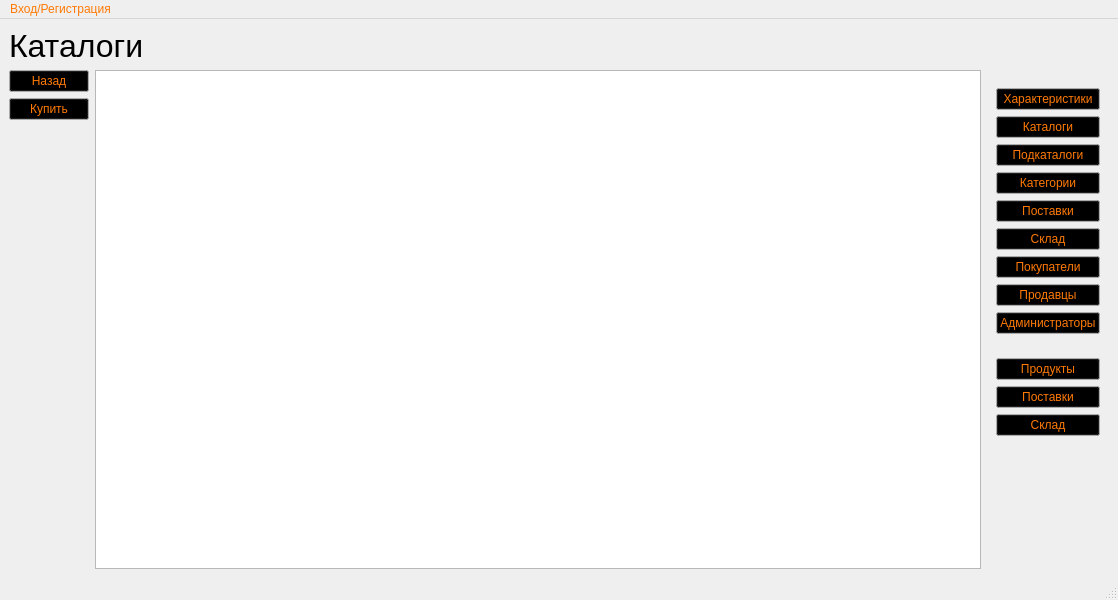
<?xml version="1.0" encoding="UTF-8"?>
<ui version="4.0">
 <class>Bstore</class>
 <widget class="QMainWindow" name="Bstore">
  <property name="geometry">
   <rect>
    <x>0</x>
    <y>0</y>
    <width>1118</width>
    <height>600</height>
   </rect>
  </property>
  <property name="palette">
   <palette>
    <active>
     <colorrole role="Button">
      <brush brushstyle="SolidPattern">
       <color alpha="255">
        <red>0</red>
        <green>0</green>
        <blue>0</blue>
       </color>
      </brush>
     </colorrole>
     <colorrole role="Text">
      <brush brushstyle="SolidPattern">
       <color alpha="255">
        <red>106</red>
        <green>0</green>
        <blue>79</blue>
       </color>
      </brush>
     </colorrole>
     <colorrole role="ButtonText">
      <brush brushstyle="SolidPattern">
       <color alpha="255">
        <red>255</red>
        <green>122</green>
        <blue>5</blue>
       </color>
      </brush>
     </colorrole>
     <colorrole role="PlaceholderText">
      <brush brushstyle="SolidPattern">
       <color alpha="128">
        <red>106</red>
        <green>0</green>
        <blue>79</blue>
       </color>
      </brush>
     </colorrole>
    </active>
    <inactive>
     <colorrole role="Button">
      <brush brushstyle="SolidPattern">
       <color alpha="255">
        <red>0</red>
        <green>0</green>
        <blue>0</blue>
       </color>
      </brush>
     </colorrole>
     <colorrole role="Text">
      <brush brushstyle="SolidPattern">
       <color alpha="255">
        <red>106</red>
        <green>0</green>
        <blue>79</blue>
       </color>
      </brush>
     </colorrole>
     <colorrole role="ButtonText">
      <brush brushstyle="SolidPattern">
       <color alpha="255">
        <red>255</red>
        <green>122</green>
        <blue>5</blue>
       </color>
      </brush>
     </colorrole>
     <colorrole role="PlaceholderText">
      <brush brushstyle="SolidPattern">
       <color alpha="128">
        <red>106</red>
        <green>0</green>
        <blue>79</blue>
       </color>
      </brush>
     </colorrole>
    </inactive>
    <disabled>
     <colorrole role="Button">
      <brush brushstyle="SolidPattern">
       <color alpha="255">
        <red>0</red>
        <green>0</green>
        <blue>0</blue>
       </color>
      </brush>
     </colorrole>
     <colorrole role="Text">
      <brush brushstyle="SolidPattern">
       <color alpha="255">
        <red>120</red>
        <green>120</green>
        <blue>120</blue>
       </color>
      </brush>
     </colorrole>
     <colorrole role="ButtonText">
      <brush brushstyle="SolidPattern">
       <color alpha="255">
        <red>120</red>
        <green>120</green>
        <blue>120</blue>
       </color>
      </brush>
     </colorrole>
     <colorrole role="PlaceholderText">
      <brush brushstyle="SolidPattern">
       <color alpha="128">
        <red>0</red>
        <green>0</green>
        <blue>0</blue>
       </color>
      </brush>
     </colorrole>
    </disabled>
   </palette>
  </property>
  <property name="windowTitle">
   <string>Builtmat</string>
  </property>
  <widget class="QWidget" name="centralwidget">
   <layout class="QGridLayout" name="gridLayout">
    <item row="1" column="0">
     <layout class="QVBoxLayout" name="verticalLayout_4">
      <item>
       <widget class="QPushButton" name="pushButton_back">
        <property name="text">
         <string>Назад</string>
        </property>
       </widget>
      </item>
      <item>
       <widget class="QPushButton" name="pushButton_buy">
        <property name="text">
         <string>Купить</string>
        </property>
       </widget>
      </item>
      <item>
       <layout class="QVBoxLayout" name="verlay_category"/>
      </item>
      <item>
       <spacer name="verticalSpacer_2">
        <property name="orientation">
         <enum>Qt::Vertical</enum>
        </property>
        <property name="sizeHint" stdset="0">
         <size>
          <width>20</width>
          <height>40</height>
         </size>
        </property>
       </spacer>
      </item>
     </layout>
    </item>
    <item row="1" column="1">
     <widget class="QTableWidget" name="tableWidget">
      <property name="autoScroll">
       <bool>true</bool>
      </property>
      <property name="editTriggers">
       <set>QAbstractItemView::NoEditTriggers</set>
      </property>
      <property name="selectionMode">
       <enum>QAbstractItemView::NoSelection</enum>
      </property>
      <property name="verticalScrollMode">
       <enum>QAbstractItemView::ScrollPerPixel</enum>
      </property>
      <property name="showGrid">
       <bool>false</bool>
      </property>
      <attribute name="horizontalHeaderVisible">
       <bool>false</bool>
      </attribute>
      <attribute name="verticalHeaderVisible">
       <bool>false</bool>
      </attribute>
     </widget>
    </item>
    <item row="1" column="2">
     <widget class="QWidget" name="widget" native="true">
      <property name="sizePolicy">
       <sizepolicy hsizetype="Preferred" vsizetype="Preferred">
        <horstretch>0</horstretch>
        <verstretch>0</verstretch>
       </sizepolicy>
      </property>
      <layout class="QVBoxLayout" name="verticalLayout_2">
       <property name="leftMargin">
        <number>0</number>
       </property>
       <property name="rightMargin">
        <number>0</number>
       </property>
       <item>
        <widget class="QWidget" name="widget_admin" native="true">
         <layout class="QVBoxLayout" name="verticalLayout">
          <item>
           <widget class="QPushButton" name="pushButton_feature">
            <property name="text">
             <string>Характеристики</string>
            </property>
           </widget>
          </item>
          <item>
           <widget class="QPushButton" name="pushButton_catalog">
            <property name="text">
             <string>Каталоги</string>
            </property>
           </widget>
          </item>
          <item>
           <widget class="QPushButton" name="pushButton_subcat">
            <property name="text">
             <string>Подкаталоги</string>
            </property>
           </widget>
          </item>
          <item>
           <widget class="QPushButton" name="pushButton_category">
            <property name="text">
             <string>Категории</string>
            </property>
           </widget>
          </item>
          <item>
           <widget class="QPushButton" name="pushButton_supply">
            <property name="text">
             <string>Поставки</string>
            </property>
           </widget>
          </item>
          <item>
           <widget class="QPushButton" name="pushButton_storage">
            <property name="text">
             <string>Склад</string>
            </property>
           </widget>
          </item>
          <item>
           <widget class="QPushButton" name="pushButton_clients">
            <property name="text">
             <string>Покупатели</string>
            </property>
           </widget>
          </item>
          <item>
           <widget class="QPushButton" name="pushButton_sellers">
            <property name="text">
             <string>Продавцы</string>
            </property>
           </widget>
          </item>
          <item>
           <widget class="QPushButton" name="pushButton_admins">
            <property name="text">
             <string>Администраторы</string>
            </property>
           </widget>
          </item>
         </layout>
        </widget>
       </item>
       <item>
        <widget class="QWidget" name="widget_provider" native="true">
         <layout class="QVBoxLayout" name="verticalLayout_3">
          <item>
           <widget class="QPushButton" name="pushButton_prod">
            <property name="text">
             <string>Продукты</string>
            </property>
           </widget>
          </item>
          <item>
           <widget class="QPushButton" name="pushButton_sup">
            <property name="text">
             <string>Поставки</string>
            </property>
           </widget>
          </item>
          <item>
           <widget class="QPushButton" name="pushButton_str">
            <property name="text">
             <string>Склад</string>
            </property>
           </widget>
          </item>
         </layout>
        </widget>
       </item>
       <item>
        <spacer name="verticalSpacer">
         <property name="orientation">
          <enum>Qt::Vertical</enum>
         </property>
         <property name="sizeHint" stdset="0">
          <size>
           <width>20</width>
           <height>40</height>
          </size>
         </property>
        </spacer>
       </item>
      </layout>
     </widget>
    </item>
    <item row="0" column="0" colspan="3">
     <widget class="QLabel" name="label_tname">
      <property name="font">
       <font>
        <pointsize>24</pointsize>
        <weight>50</weight>
        <bold>false</bold>
       </font>
      </property>
      <property name="text">
       <string>Каталоги</string>
      </property>
     </widget>
    </item>
   </layout>
  </widget>
  <widget class="QMenuBar" name="menubar">
   <property name="geometry">
    <rect>
     <x>0</x>
     <y>0</y>
     <width>1118</width>
     <height>20</height>
    </rect>
   </property>
   <widget class="QMenu" name="menu">
    <property name="title">
     <string>Вход/Регистрация</string>
    </property>
    <addaction name="action_log"/>
    <addaction name="action_reg"/>
    <addaction name="action_cart"/>
    <addaction name="action_name"/>
    <addaction name="action_out"/>
   </widget>
   <addaction name="menu"/>
  </widget>
  <widget class="QStatusBar" name="statusbar"/>
  <action name="action_log">
   <property name="text">
    <string>Вход</string>
   </property>
   <property name="shortcut">
    <string>Ctrl+E</string>
   </property>
  </action>
  <action name="action_reg">
   <property name="text">
    <string>Регистрация</string>
   </property>
   <property name="shortcut">
    <string>Ctrl+R</string>
   </property>
  </action>
  <action name="action_out">
   <property name="text">
    <string>Выход</string>
   </property>
   <property name="shortcut">
    <string>Ctrl+Q</string>
   </property>
  </action>
  <action name="action_name">
   <property name="text">
    <string>Изменить имя</string>
   </property>
   <property name="shortcut">
    <string>Ctrl+N</string>
   </property>
  </action>
  <action name="action_cart">
   <property name="text">
    <string>Корзина</string>
   </property>
   <property name="shortcut">
    <string>Ctrl+T</string>
   </property>
  </action>
 </widget>
 <resources/>
 <connections/>
</ui>
